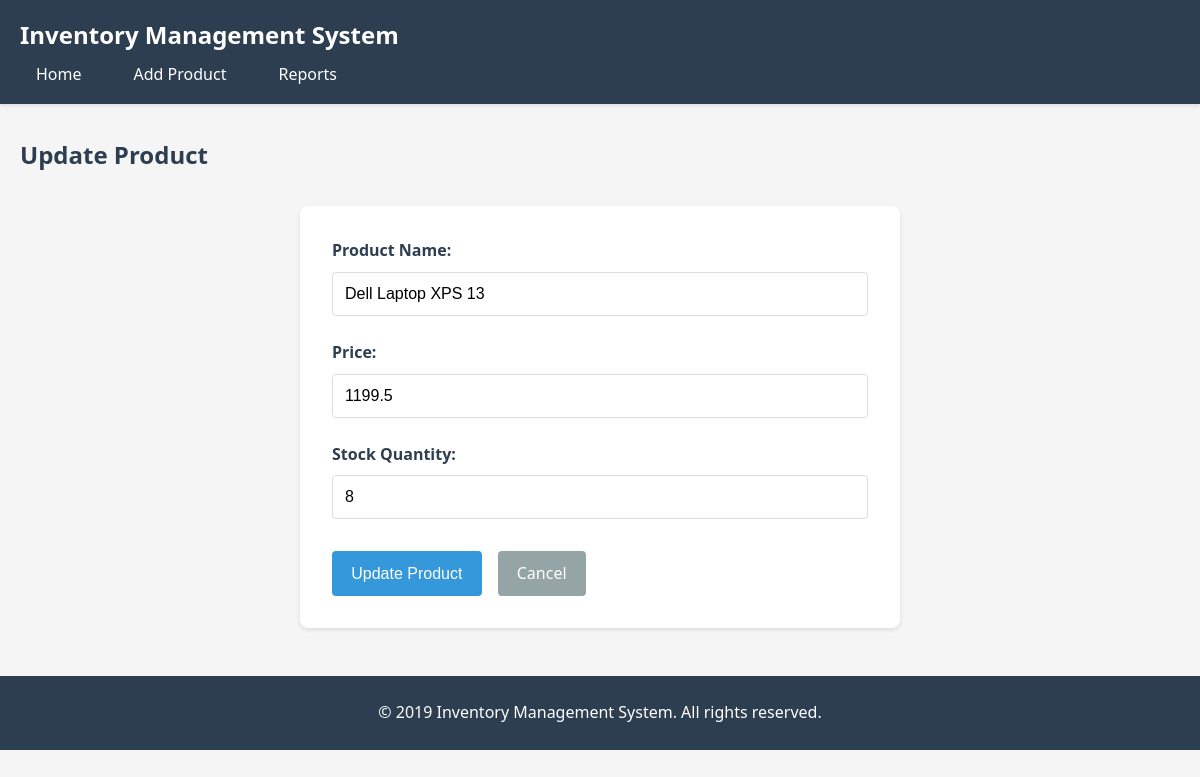
Page /update/3 on the committed database.
### models.py (models this page shows, shortened)
class Product(db.Model):
    id = db.Column(db.Integer, primary_key=True)
    name = db.Column(db.String(100), nullable=False)
    price = db.Column(db.Float, nullable=False)
    stock_quantity = db.Column(db.Integer, nullable=False)

### routes.py (the view, shortened to what this page needs)
@app.route('/update/<int:id>', methods=['GET', 'POST'])
def update_product(id):
    product = Product.query.get_or_404(id)
    return render_template('update_product.html', product=product)

### templates/update_product.html (shortened to what this page needs)
{% extends "base.html" %}
{% block content %}
<div class="page-header">
    <h2>Update Product</h2>
</div>
<div class="form-container">
    <form method="POST" action="{{ url_for('update_product', id=product.id) }}">
        <div class="form-group">
            <label for="name">Product Name:</label>
            <input type="text" id="name" name="name" value="{{ product.name }}" required>
        </div>
        <div class="form-group">
            <label for="price">Price:</label>
            <input type="number" id="price" name="price" step="0.01" min="0" value="{{ product.price }}" required>
        </div>
        <div class="form-group">
            <label for="quantity">Stock Quantity:</label>
            <input type="number" id="quantity" name="quantity" min="0" value="{{ product.stock_quantity }}" required>
        </div>
        <div class="form-actions">
            <button type="submit" class="btn btn-primary">Update Product</button>
            <a href="{{ url_for('index') }}" class="btn btn-secondary">Cancel</a>
        </div>
    </form>
</div>
{% endblock %}

### static/style.css (style rules this page uses)
* { margin: 0; padding: 0; box-sizing: border-box; }
body { font-family: 'Segoe UI', Tahoma, Geneva, Verdana, sans-serif; background-color: #f5f5f5; color: #333; line-height: 1.6; }
.page-header { display: flex; justify-content: space-between; align-items: center; margin: 2rem 0; }
.page-header h2 { color: #2c3e50; }
.btn { display: inline-block; padding: 0.6rem 1.2rem; text-decoration: none; border-radius: 4px; cursor: pointer; border: none; font-size: 1rem; transition: all 0.3s; }
.btn-primary { background-color: #3498db; color: white; }
.btn-secondary { background-color: #95a5a6; color: white; }
.form-container { background-color: white; padding: 2rem; border-radius: 8px; box-shadow: 0 2px 4px rgba(0,0,0,0.1); max-width: 600px; margin: 0 auto; }
.form-group { margin-bottom: 1.5rem; }
.form-group label { display: block; margin-bottom: 0.5rem; font-weight: 600; color: #2c3e50; }
.form-group input { width: 100%; padding: 0.75rem; border: 1px solid #ddd; border-radius: 4px; font-size: 1rem; }
.form-actions { display: flex; gap: 1rem; margin-top: 2rem; }

### rows in the picture
Product: name "Dell Laptop XPS 13", price "1199.5", quantity "8"
